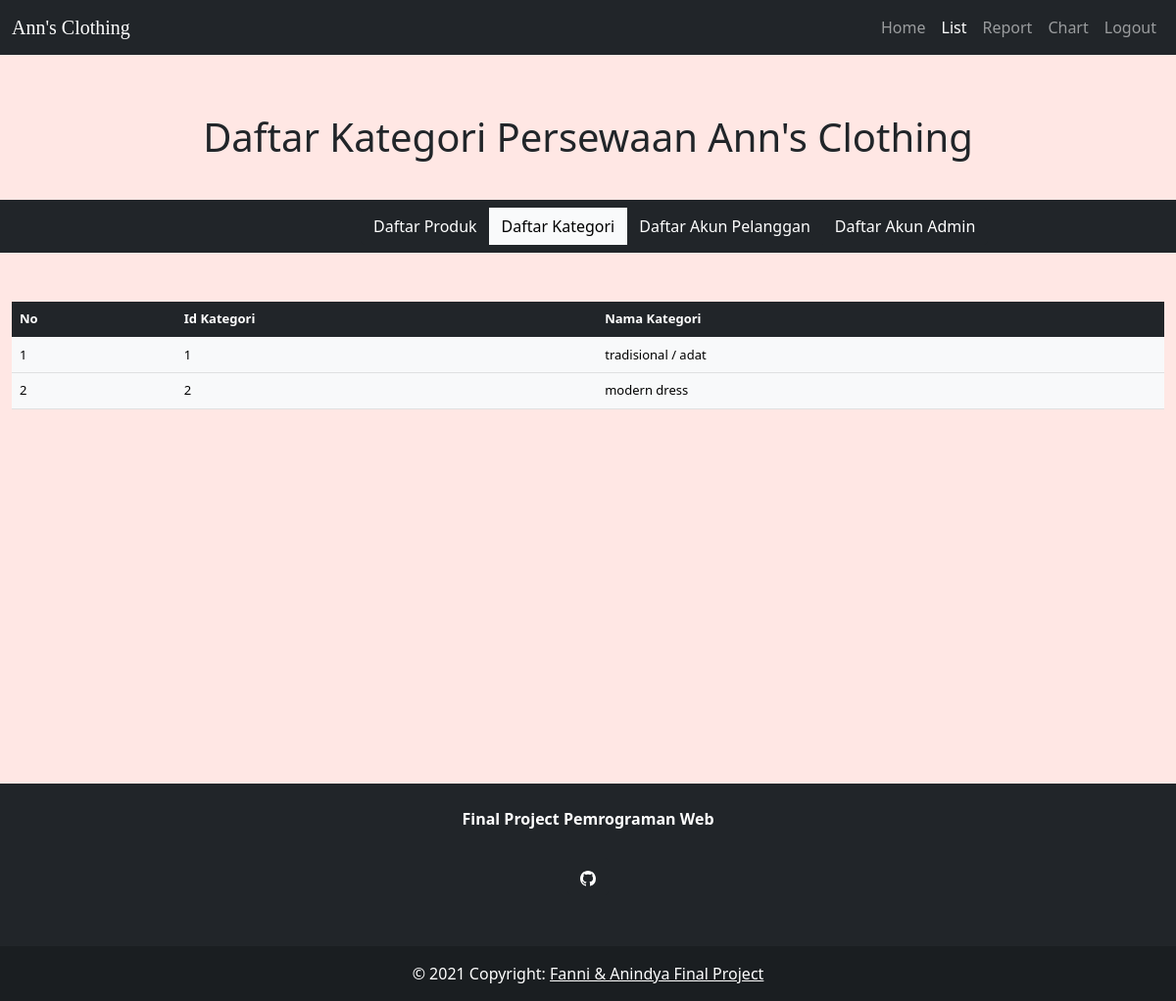
The page /kategori.php on the database its author committed.
### tables this page shows
CREATE TABLE `kategori` (
  `id_kategori` int(11) NOT NULL,
  `nama_kategori` varchar(50) NOT NULL
);

### kategori.php (the view, shortened to what this page needs)
<!DOCTYPE html>
<html>
    <link rel="stylesheet" href="https://cdn.jsdelivr.net/npm/bootstrap@5.0.0-beta3/dist/css/bootstrap.min.css"
      rel="stylesheet">
    <body>
        <div class="bg-image" style="background-image: url(img/pin.png); height: 100vh;">
            <nav class="navbar navbar-expand-md bg-dark navbar-dark">
                <div class="container-fluid">
                    <div class="navbar-header">
                    <a class="navbar-brand" href="#" style="font-family: playfair display;">Ann's Clothing</a>
                    </div>
                    <ul class="navbar-nav nav justify-content-end">
                        <li class="nav-item">
                            <a class="nav-link" href="admin.php">Home</a>
                        </li>
                        <li class="nav-item dropdown">
                            <a class="nav-link active" aria-current="page" href="list.php">List</a>
                        </li>
                        <li class="nav-item">
                            <a class="nav-link" href="report.php">Report</a>
                        </li>
                        <li class="nav-item">
                            <a class="nav-link" href="chart.php">Chart</a>
                        </li>
                        <li class="nav-item">
                            <a class="nav-link" href="logout.php">Logout</a>
                        </li>
                    </ul>
                </div>
            </nav>
            <div class="text-center" style="margin-top: 60px;">
                <h1> Daftar Kategori Persewaan Ann's Clothing </h1>
            </div>
            <div class="container-fluid bg-dark" style="padding: 8px; margin-top: 40px;">
                <div class="btn-group" style="margin-left: 360px;">
                    <a href="list.php" class="btn btn-dark"> Daftar Produk</a>
                    <a href="kategori.php" class="btn btn-light active" aria-current="page">Daftar Kategori</a>
                    <a href="accuser.php" class="btn btn-dark">Daftar Akun Pelanggan</a>
                    <a href="accadmin.php" class="btn btn-dark">Daftar Akun Admin</a>
                </div>
            </div>
            <div class="container-fluid" style="margin-top: 50px; font-size: small;">
                <table class="table table-hover">
                    <thead class="table-dark">
                        <tr>
                            <th>No</th>
                            <th>Id Kategori</th>
                            <th>Nama Kategori</th>
                        </tr>
                    </thead>
                    <tbody class="table-light">
                        <?php
                        $no = 1;
                        include ('koneksi.php');
                        $sql = mysqli_query($koneksi, "SELECT * FROM kategori");
                        while($row = mysqli_fetch_assoc($sql)){
                            echo "<tr>";
                            echo "<td> " .$no. " </td>";
                            echo "<td> " .$row['id_kategori']. " </td>";
                            echo "<td> " .$row['nama_kategori']. "</td>";
                            $no++;
                        }
                        ?>
                    </tbody>
                </table>
            </div>
        </div>
    </body>
    <footer class="bg-dark text-center text-white">
        <div class="container p-4">
        <section class="mb-4">
            <p>
                <strong>Final Project Pemrograman Web</strong>
            </p>
        </section>
        <section class="mb-4">
            <a class="btn btn-dark btn-floating m-1" href="https://github.com/" role="button">
            </a>
        </section>
        </div>
        <div class="text-center p-3" style="background-color: rgba(0, 0, 0, 0.2);">
            © 2021 Copyright:
            <a class="text-white">Fanni & Anindya Final Project</a>
        </div>
    </footer>
</html>

### rows shown on the page
kategori: id_kategori "1", nama_kategori "tradisional / adat"
kategori: id_kategori "2", nama_kategori "modern dress"
